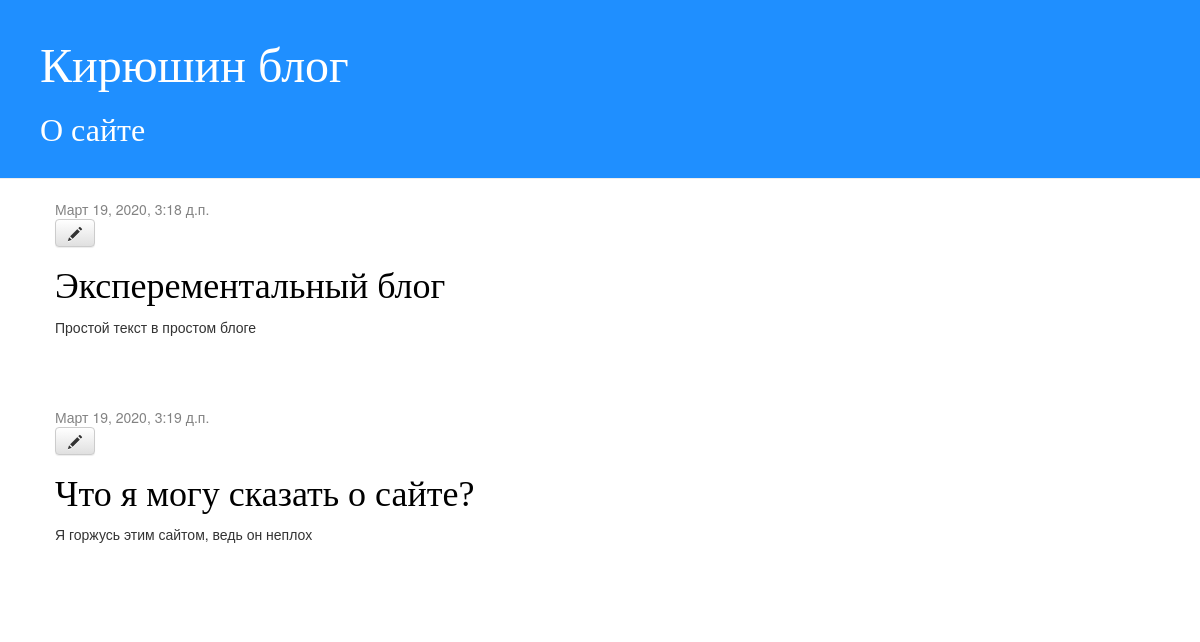
Before: / with the older database file.
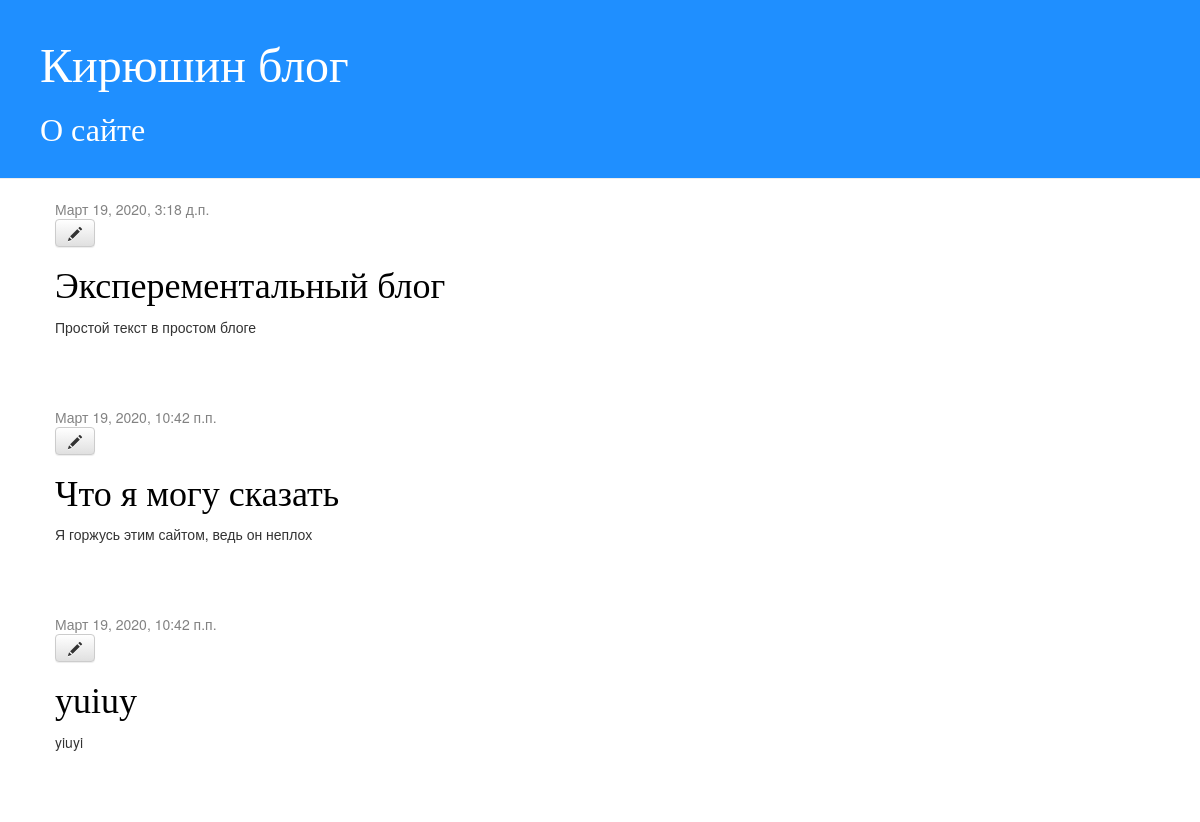
After: the same page with the newer database file.
### blog/models.py (models this page shows, shortened)
class Post(models.Model):
	author = models.ForeignKey(settings.AUTH_USER_MODEL, on_delete=models.CASCADE)
	title = models.CharField('названии статьи', max_length = 200)
	text = models.TextField('текст статьи')
	published_date = models.DateTimeField('Дата публикации')

### blog/views.py (the view)
# urls.py: path('', views.post_list, name='post_list'),
def post_list(request):
	posts = Post.objects.filter(published_date__lte=timezone.now()).order_by('published_date')
	return render(request, 'blog/post_list.html', {'posts': posts})

### blog/templates/blog/post_list.html
{% extends 'blog/base.html' %}
{% block content %}
    {% for post in posts %}
        <div class="post">
            <div class="date">
                {{ post.published_date }}
            </div>
            <a class="btn btn-default" href="{% url 'post_edit' pk=post.pk %}"><span class="glyphicon glyphicon-pencil"></span></a>
            <h1><a href="{% url 'post_detail' pk=post.pk %}">{{ post.title }}</a></h1>
            <p>{{ post.text|linebreaksbr }}</p>
        </div>
    {% endfor %}
{% endblock %}

### blog/templates/blog/base.html (shortened to what this page needs)
{% load static %}
<html>
    <head>
        <link rel="stylesheet" href="//maxcdn.bootstrapcdn.com/bootstrap/3.2.0/css/bootstrap.min.css">
        <link rel="stylesheet" href="//maxcdn.bootstrapcdn.com/bootstrap/3.2.0/css/bootstrap-theme.min.css">
        <link rel="stylesheet" href="{% static 'css/blog.css' %}">
    </head>
<body>
    <div class="page-header">
        <h1><a href="/">Кирюшин блог</a></h1>
        <h2><a href="about/">О сайте</a></h2>
    </div>
    <div class="content container">
        <div class="row">
            <div class="col-md-8">
            {% block content %}
            {% endblock %}
            </div>
        </div>
    </div>
</body>
</html>

### blog/static/css/blog.css (style rules this page uses)
.page-header { background-color: #1f8fff; margin-top: 0; padding: 20px 20px 20px 40px; }
.page-header h1, .page-header h1 a, .page-header h1 a:visited, .page-header h1 a:active { color: #ffffff; font-size: 36pt; text-decoration: none; }
.page-header h2, .page-header h2 a, .page-header h2 a:visited, .page-header h2 a:active { color: ffffff; font-size: 24pt; text-decoration: none; }
.content { margin-left: 40px; }
h1, h2, h3, h4 { font-family: 'Lobster', cursive; }
.date { color: #828282; }
.post { margin-bottom: 70px; }
.post h1 a, .post h1 a:visited { color: #000000; }

Changed rows visible on the page:
changed Post "Я горжусь этим сайтом, ведь он неплох": published_date "Март 19, 2020, 3:19 д.п." → "Март 19, 2020, 10:42 п.п."; title "Что я могу сказать о сайте?" → "Что я могу сказать"
added Post: published_date "Март 19, 2020, 10:42 п.п.", title "yuiuy", text "yiuyi"
